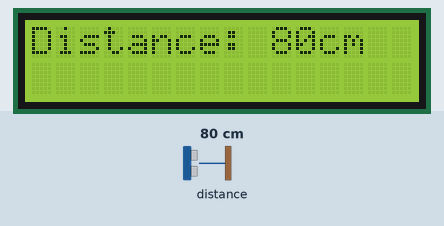
Simulated run of this sketch. Board: Arduino Uno, built with avr-gcc and run on an emulated ATmega328P. On the bench: 16×2 character LCD. Wiring (inferred from the names in the program): ultrasonic range finder: trigger pin 1; echo pin 0. The test bench sets the inputs (shaded band); at power-on: distance to the obstacle 80 cm. The echo pulse lasts 58.3 µs per cm.

Above: at 1.2 s.
1.3 s: distance to the obstacle set to 2 cm
At 1.9 s:
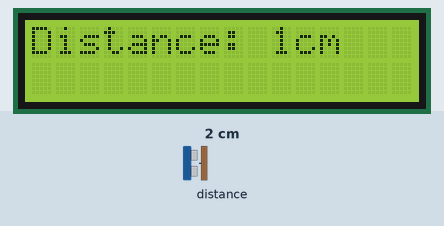
3.5 s: distance to the obstacle set to 4 cm
At 4.0 s:
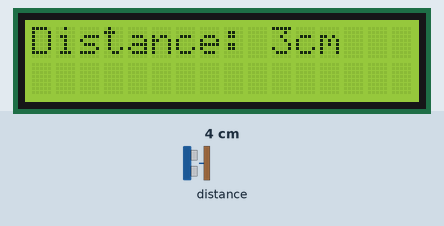
5.1 s: distance to the obstacle set to 9 cm
At 5.5 s:
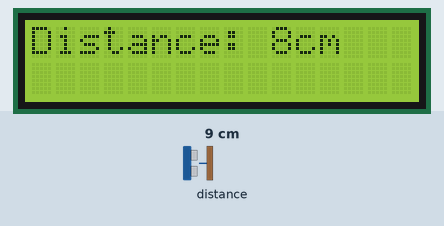

The sketch:

parking_sensor.ino
```cpp
#include <LiquidCrystal.h>
#define ECHO 0
#define TRIG 1

LiquidCrystal lcd{12, 11, 10, 9, 8, 7};

float time;

void setup() {
  lcd.begin(16, 2);
  pinMode(TRIG, OUTPUT);
  pinMode(ECHO, INPUT);
}

void loop() {
  lcd.setCursor(0, 0);
  lcd.print("Distance: ");

  digitalWrite(TRIG, LOW);
  delayMicroseconds(5);

  digitalWrite(TRIG, HIGH);
  delayMicroseconds(10);

  digitalWrite(TRIG, LOW);

  time = pulseIn(ECHO, HIGH);

  int distance = time / 57.80346820;

  lcd.print(distance);
  lcd.print("cm");

  delay(500);
  lcd.clear();
}
```

Measured:
- what the display in image 1 shows lasts 0.5 s, from 1.6 s to 2.1 s
